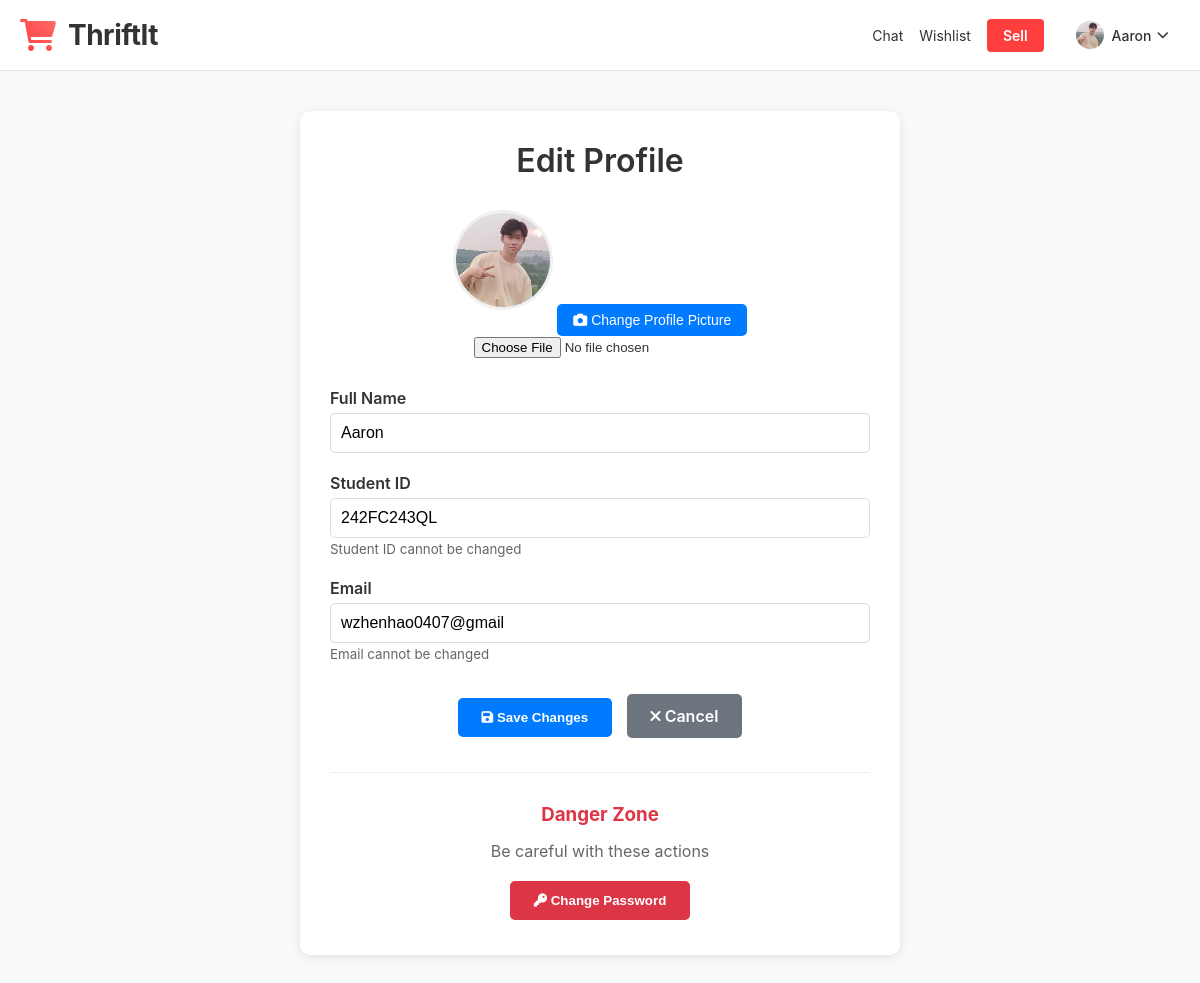
The page /edit_profile (signed in) on the database its author committed.
### app.py (models this page shows, shortened)
class User(db.Model, UserMixin):
    id            = db.Column(db.Integer, primary_key=True)
    student_id    = db.Column(db.String(50), unique=True, nullable=False)
    student_email = db.Column(db.String(120), unique=True, nullable=False)
    password_hash = db.Column(db.String(255), nullable=False)  # Increased from 128 to 255
    full_name     = db.Column(db.String(100), nullable=True)
    profile_picture = db.Column(db.String(100), nullable=True, default='default-avatar.png')
    messages_sent     = db.relationship('Message', foreign_keys='Message.sender_id', backref='sender', lazy='dynamic')
    messages_received = db.relationship('Message', foreign_keys='Message.receiver_id', backref='receiver', lazy='dynamic')
    def get_profile_picture(self):
        return self.profile_picture if self.profile_picture else 'default-avatar.png'
    def get_display_name(self):
        return self.full_name if self.full_name else self.student_id

### app.py (the view, shortened to what this page needs)
@app.route('/edit_profile', methods=['GET', 'POST'])
@login_required
def edit_profile():
    return render_template('edit_profile.html')

### app.py (called while the page is built)
@login_manager.user_loader
def load_user(user_id):
    return User.query.get(int(user_id))

### templates/edit_profile.html (shortened to what this page needs)
<!DOCTYPE html>
<html lang="en">
<head>
  <link rel="stylesheet" href="{{ url_for('static', filename='style_edit_profile.css') }}"/>
  <link rel="stylesheet" href="https://cdnjs.cloudflare.com/ajax/libs/font-awesome/6.0.0/css/all.min.css"/>
</head>
<body>
  {% include 'profile_header.html' %}
  <div class="edit-profile-container">
    <h1>Edit Profile</h1>
    <form method="POST" enctype="multipart/form-data">
      <div class="profile-picture-upload">
        <img id="currentPicture"
             src="{{ url_for('uploads', filename=current_user.get_profile_picture()) }}"
             alt="Current Profile Picture"
             class="current-picture"/>
        <button type="button" class="upload-btn" onclick="document.getElementById('fileInput').click()">
          <i class="fas fa-camera"></i> Change Profile Picture
        </button>
        <input type="file" name="profile_picture" id="fileInput" accept="image/*" onchange="previewImage()"/>
      </div>
      <div class="form-group">
        <label for="full_name">Full Name</label>
        <input type="text" id="full_name" name="full_name"
               value="{{ current_user.full_name or '' }}"
               placeholder="Enter your full name"/>
      </div>
      <div class="form-group">
        <label for="student_id">Student ID</label>
        <input type="text" id="student_id" readonly value="{{ current_user.student_id }}"/>
        <small>Student ID cannot be changed</small>
      </div>
      <div class="form-group">
        <label for="student_email">Email</label>
        <input type="email" id="student_email" readonly value="{{ current_user.student_email }}"/>
        <small>Email cannot be changed</small>
      </div>
      <div class="form-actions">
        <button type="submit" class="btn btn-primary">
          <i class="fas fa-save"></i> Save Changes
        </button>
        <a href="{{ url_for('profile') }}" class="btn btn-secondary">
          <i class="fas fa-times"></i> Cancel
        </a>
      </div>
    </form>
    <hr/>
    <div class="danger-zone">
      <h3>Danger Zone</h3>
      <p>Be careful with these actions</p>
      <button class="btn btn-danger" onclick="openPasswordModal()">
        <i class="fas fa-key"></i> Change Password
      </button>
    </div>
  </div>
</body>
</html>

### templates/profile_header.html (shortened to what this page needs)
<!DOCTYPE html>
<html>
<head>
    <link rel="stylesheet" href="https://cdnjs.cloudflare.com/ajax/libs/font-awesome/6.0.0/css/all.min.css">
    <link rel="stylesheet" href="{{ url_for('static', filename='style_profile_header.css') }}">
</head>
<body>
    <header class="site-header">
        <div class="container">
            <a href="{{ url_for('home') }}" class="logo">
                <div class="logo-container">
                    <i class="fas fa-shopping-cart logo-icon"></i>
                    <span class="logo-text">ThriftIt</span>
                </div>
            </a>
            <div class="user-actions">
                <a href="{{ url_for('send_message') }}">Chat</a>
                <a href="{{ url_for('wishlist') }}">Wishlist</a>
                <a href="{{ url_for('upload') }}" class="btn-sell">Sell</a>
                <div class="user-menu" onclick="toggleMenu()">
                    <img src="{{ url_for('uploads', filename=current_user.get_profile_picture()) }}" alt="Profile" class="profile-pic">
                    <span>{{ current_user.get_display_name() }}</span>
                    <i class="fas fa-chevron-down"></i>
                </div>
            </div>
        </div>
    </header>
</body>
</html>

### static/style_edit_profile.css (style rules this page uses)
body { background: #f2f2f2; font-family: Arial, sans-serif; margin: 0; padding: 0; }
.edit-profile-container { max-width: 600px; margin: 40px auto; padding: 30px; background: white; border-radius: 10px; box-shadow: 0 2px 10px rgba(0,0,0,0.1); }
.edit-profile-container h1 { text-align: center; margin-bottom: 30px; font-weight: 600; color: #333; }
.form-group { margin-bottom: 20px; }
.form-group label { display: block; margin-bottom: 5px; font-weight: 600; color: #333; }
.form-group input { width: 100%; padding: 10px; font-size: 16px; border: 1px solid #ddd; border-radius: 5px; background: white; }
.form-group small { color: #666; }
.profile-picture-upload { text-align: center; margin-bottom: 30px; }
.current-picture { width: 100px; height: 100px; border-radius: 50%; object-fit: cover; border: 3px solid #f0f0f0; margin-bottom: 15px; }
.upload-btn { background: #007bff; color: white; padding: 8px 16px; border: none; border-radius: 5px; cursor: pointer; font-size: 14px; }
.btn { padding: 12px 24px; margin: 5px; text-decoration: none; font-weight: 600; border: none; border-radius: 5px; cursor: pointer; }
.btn-primary { background: #007bff; color: white; }
.btn-secondary { background: #6c757d; color: white; }
.btn-danger { background: #dc3545; color: white; }
.form-actions { text-align: center; margin-top: 30px; }
hr { margin: 30px 0; border: none; border-top: 1px solid #eee; }
.danger-zone { text-align: center; }
.danger-zone h3 { color: #dc3545; margin-bottom: 15px; }
.danger-zone p { color: #666; margin-bottom: 15px; }

### static/style_profile_header.css (style rules this page uses)
*, *::before, *::after { box-sizing: border-box; margin: 0; padding: 0; }
body { font-family: -apple-system, BlinkMacSystemFont, 'Segoe UI', Roboto, sans-serif; background-color: #f8f9fa; color: #333; }
.site-header { background: #fff; border-bottom: 1px solid #e0e0e0; position: relative; z-index: 1000; }
.site-header .container { max-width: 1200px; margin: 0 auto; height: 70px; display: flex; align-items: center; justify-content: space-between; padding: 0 20px; }
.site-header .logo { text-decoration: none; color: #333; }
.logo-container { display: flex; align-items: center; gap: 12px; }
.logo-icon { font-size: 32px; color: #ff3e3e; background: linear-gradient(45deg, #ff3e3e, #ff6b6b); -webkit-background-clip: text; -webkit-text-fill-color: transparent; background-clip: text; }
.logo-text { font-size: 28px; font-weight: 700; color: #333; letter-spacing: -0.5px; }
.site-header .user-actions { display: flex; align-items: center; position: relative; margin-left: auto; }
.site-header .user-actions a { color: #333; text-decoration: none; margin: 0 8px; font-size: 14px; display: flex; align-items: center; transition: color 0.2s ease; }
.site-header .user-menu { display: flex; align-items: center; cursor: pointer; padding: 6px 12px; border-radius: 20px; transition: background-color 0.2s ease; margin-left: 12px; order: 2; }
.site-header .user-menu .profile-pic { width: 28px; height: 28px; border-radius: 50%; margin-right: 8px; object-fit: cover; }
.site-header .user-menu span { font-size: 14px; font-weight: 500; margin-right: 6px; }
.site-header .user-menu i { font-size: 12px; transition: transform 0.2s ease; }
.site-header .btn-sell { background: #ff3e3e; color: #fff !important; text-decoration: none; padding: 8px 16px; border-radius: 4px; font-weight: 600; transition: opacity 0.2s ease; order: 1; }

### rows shown on the page
User: profile_picture (picture), get_display_name "Aaron", full_name "Aaron", student_id "242FC243QL", student_email "wzhenhao0407@gmail"
